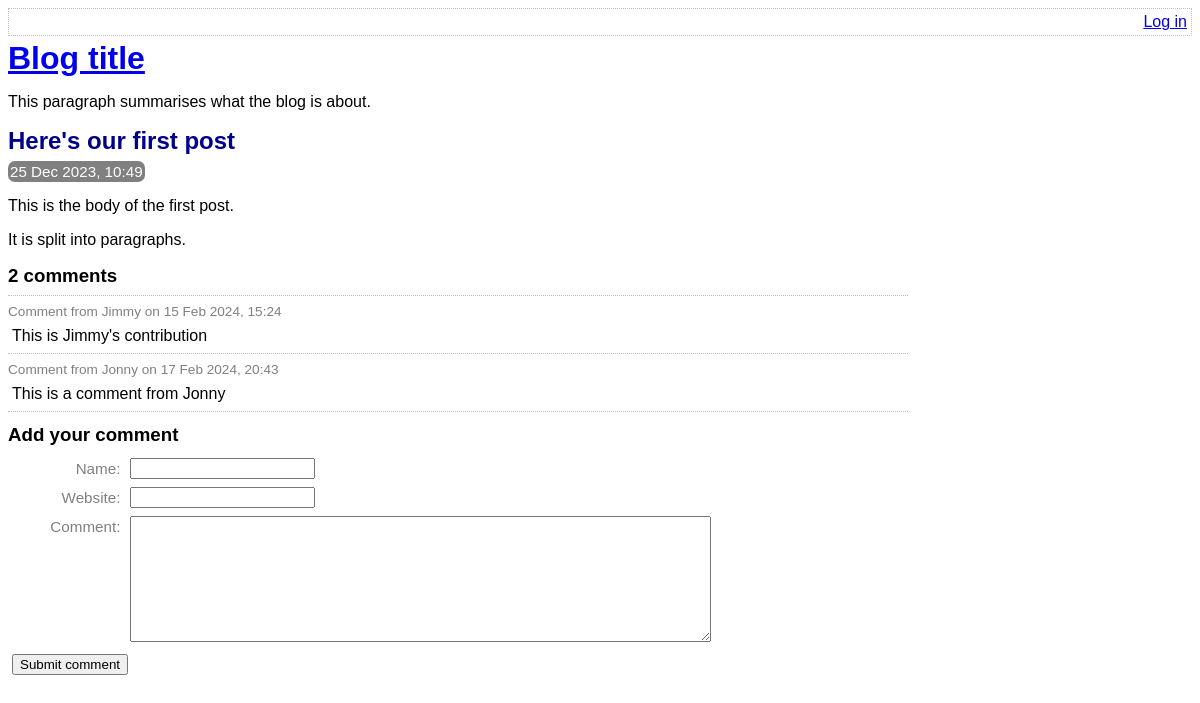
/view-post.php?post_id=1, run on the app's committed database.
### tables this page shows
CREATE TABLE post (
	id INTEGER PRIMARY KEY AUTOINCREMENT NOT NULL,
	title VARCHAR NOT NULL,
	body VARCHAR NOT NULL,
	user_id INTEGER NOT NULL,
	created_at VARCHAR NOT NULL,
	updated_at VARCHAR,
	FOREIGN KEY (user_id) REFERENCES user(id)
);

CREATE TABLE comment (
	id INTEGER PRIMARY KEY AUTOINCREMENT NOT NULL,
	post_id INTEGER NOT NULL,
	created_at VARCHAR NOT NULL,
	name VARCHAR NOT NULL,
	website VARCHAR,
	text VARCHAR NOT NULL,
	FOREIGN KEY (post_id) REFERENCES post(id)
);

### lib/view-post.php (called while the page is built, shortened)
<?php
function getPostRow(PDO $pdo, $postId)
{
    $stmt = $pdo->prepare(
        'SELECT
            title, created_at, body
        FROM
            post
        WHERE
            id = :id'
    );
    $result = $stmt->execute(
        array('id' => $postId, )
    );
    $row = $stmt->fetch(PDO::FETCH_ASSOC);
    return $row;
}

### view-post.php (the view, shortened to what this page needs)
<?php
require_once 'lib/common.php';
require_once 'lib/view-post.php';
if (isset($_GET['post_id']))
{
    $postId = $_GET['post_id'];
}
else
{
    $postId = 0;
}
$pdo = getPDO();
$row = getPostRow($pdo, $postId);
?>
<!DOCTYPE html>
<html>
    <head>
        <?php require 'templates/head.php' ?>
    </head>
    <body>
        <?php require 'templates/title.php' ?>
        <div class="post">
            <h2>
                <?php echo htmlEscape($row['title']) ?>
            </h2>
            <div class="date">
                <?php echo convertSqlDate($row['created_at']) ?>
            </div>
            <?php echo convertNewlinesToParagraphs($row['body']) ?>
        </div>
        <?php require 'templates/list-comments.php' ?>
        <?php require 'templates/comment-form.php' ?>
    </body>
</html>

### lib/common.php (shortened to what this page needs)
<?php
function htmlEscape($html)
{
    return htmlspecialchars($html, ENT_HTML5, 'UTF-8');
}
function convertSqlDate($sqlDate)
{
    $date = DateTime::createFromFormat('Y-m-d H:i:s', $sqlDate);
    return $date->format('d M Y, H:i');
}
function convertNewlinesToParagraphs($text)
{
    $escaped = htmlEscape($text);
    return '<p>' . str_replace("\n", "</p><p>", $escaped) . '</p>';
}
function countCommentsForPost(PDO $pdo, $postId)
{
    $sql = "
        SELECT
            COUNT(*) c
        FROM
            comment
        WHERE
            post_id = :post_id
    ";
    $stmt = $pdo->prepare($sql);
    $stmt->execute(
        array('post_id' => $postId, )
    );
    return (int) $stmt->fetchColumn();
}
function getCommentsForPost(PDO $pdo, $postId)
{
    $sql = "
        SELECT
            id, name, text, created_at, website
        FROM
            comment
        WHERE
            post_id = :post_id
    ";
    $stmt = $pdo->prepare($sql);
    $stmt->execute(
        array('post_id' => $postId, )
    );
    return $stmt->fetchAll(PDO::FETCH_ASSOC);
}

### templates/list-comments.php (shortened to what this page needs)
<form
    action="view-post.php?action=delete-comment&amp;post_id=<?php echo $postId?>&amp;"
    method="post"
    class="comment-list"
>
    <h3><?php echo countCommentsForPost($pdo, $postId) ?> comments</h3>
    <?php foreach (getCommentsForPost($pdo, $postId) as $comment): ?>
        <div class="comment">
            <div class="comment-meta">
                Comment from
                <?php echo htmlEscape($comment['name']) ?>
                on
                <?php echo convertSqlDate($comment['created_at']) ?>
            </div>
            <div class="comment-body">
                <?php echo convertNewlinesToParagraphs($comment['text']) ?>
            </div>
        </div>
    <?php endforeach ?>
</form>

### assets/main.css (style rules this page uses)
h1, h2, h3 { margin-top: 0; margin-bottom: 8px; }
body { font-family: sans-serif; }
.post-synopsis h2, .post h2 { color: darkblue; }
.post .date, .post-synopsis .meta { color: white; background-color: grey; border-radius: 7px; padding: 2px; display: inline; font-size: 0.95em; }
.comment .comment-meta { font-size: 0.85em; color: grey; border-top: 1px dotted silver; padding-top: 8px; }
.comment-body p { margin: 8px 4px; }
.comment-list { border-bottom: 1px dotted silver; margin-bottom: 12px; max-width: 900px; }

### data on the page
post: title "Here's our first post", created_at "25 Dec 2023, 10:49", body "This is the body of the first post. It is split into paragraphs."
comment: name "Jimmy", created_at "15 Feb 2024, 15:24", text "This is Jimmy's contribution"
comment: name "Jonny", created_at "17 Feb 2024, 20:43", text "This is a comment from Jonny"

### other printed values
countCommentsForPost($pdo, $postId) "2"
